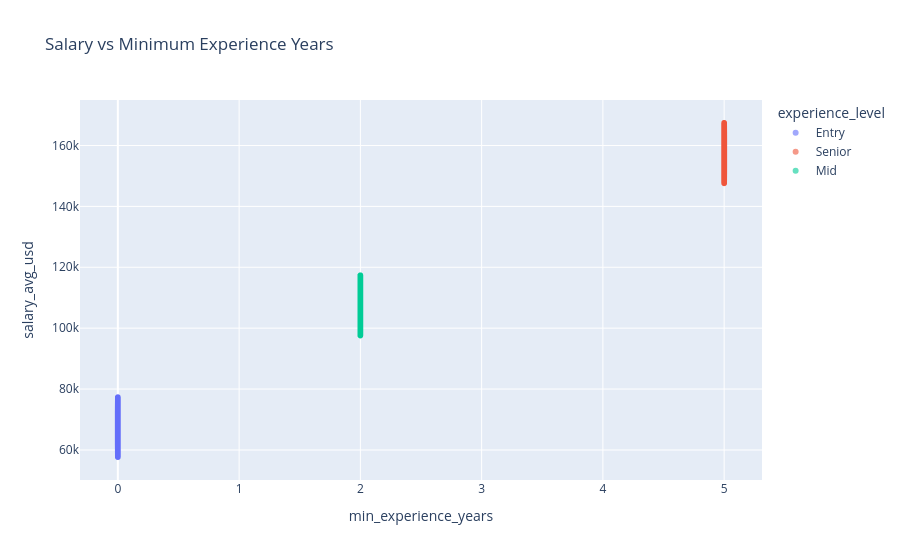

Notebook code for this chart:
### Code cell
# Salary vs experience years
fig = px.scatter(jobs, x="min_experience_years", y="salary_avg_usd",
                 color="experience_level",
                 title="Salary vs Minimum Experience Years",
                 opacity=0.6)
fig.show()

### Figure 1 — Plotly figure (JSON) as saved in the notebook; plotly's stock layout.template omitted (floating-point values rounded to 4 significant figures; data arrays with more than 128 entries replaced by an {"elided": "..."} marker saying what was removed)
{"data": [{"hovertemplate": "experience_level=Entry<br>min_experience_years=%{x}<br>salary_avg_usd=%{y}<extra></extra>", "legendgroup": "Entry", "marker": {"color": "#636efa", "opacity": 0.6, "symbol": "circle"}, "mode": "markers", "name": "Entry", "showlegend": true, "type": "scattergl", "x": {"elided": "16628 int values"}, "xaxis": "x", "y": {"elided": "16628 float values"}, "yaxis": "y"}, {"hovertemplate": "experience_level=Senior<br>min_experience_years=%{x}<br>salary_avg_usd=%{y}<extra></extra>", "legendgroup": "Senior", "marker": {"color": "#EF553B", "opacity": 0.6, "symbol": "circle"}, "mode": "markers", "name": "Senior", "showlegend": true, "type": "scattergl", "x": {"elided": "16677 int values"}, "xaxis": "x", "y": {"elided": "16677 float values"}, "yaxis": "y"}, {"hovertemplate": "experience_level=Mid<br>min_experience_years=%{x}<br>salary_avg_usd=%{y}<extra></extra>", "legendgroup": "Mid", "marker": {"color": "#00cc96", "opacity": 0.6, "symbol": "circle"}, "mode": "markers", "name": "Mid", "showlegend": true, "type": "scattergl", "x": {"elided": "16695 int values"}, "xaxis": "x", "y": {"elided": "16695 float values"}, "yaxis": "y"}], "layout": {"autosize": true, "legend": {"title": {"text": "experience_level"}, "tracegroupgap": 0}, "title": {"text": "Salary vs Minimum Experience Years"}, "xaxis": {"anchor": "y", "autorange": true, "domain": [0, 1], "range": [-0.3043, 5.304], "title": {"text": "min_experience_years"}, "type": "linear"}, "yaxis": {"anchor": "x", "autorange": true, "domain": [0, 1], "range": [48540.0, 176500.0], "title": {"text": "salary_avg_usd"}, "type": "linear"}}}
